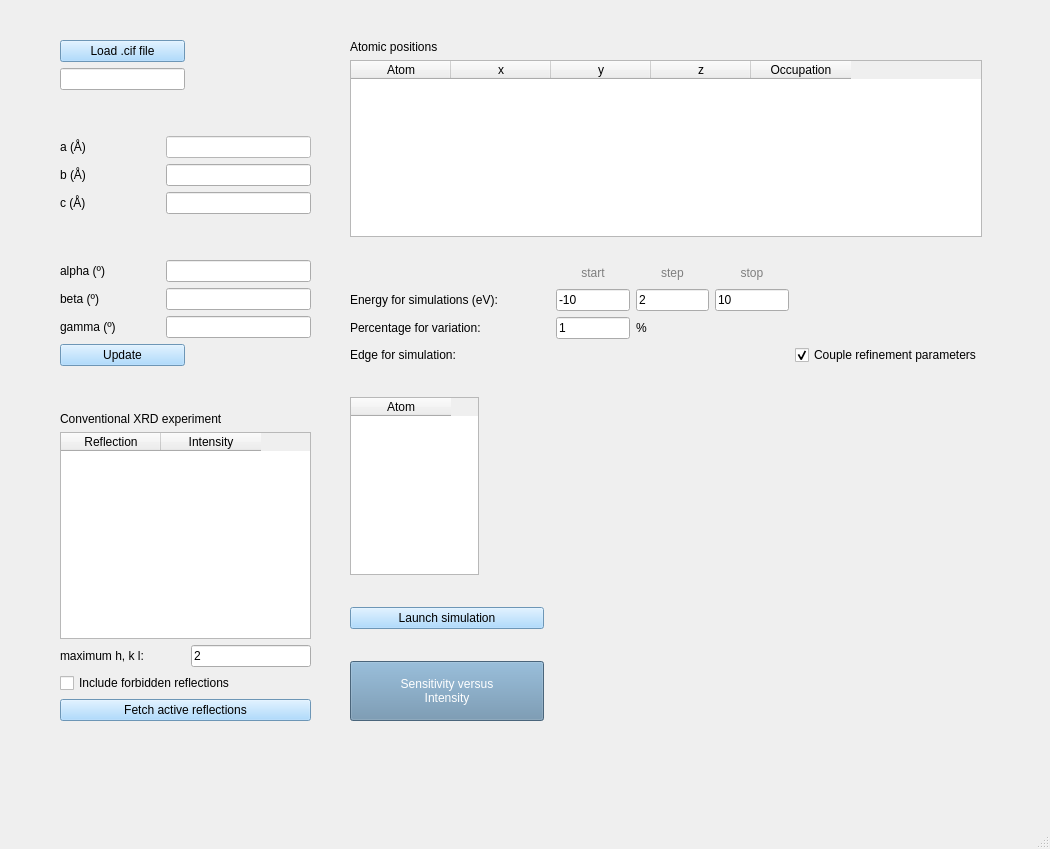
<?xml version="1.0" encoding="UTF-8"?>
<ui version="4.0">
 <class>MainWindow</class>
 <widget class="QMainWindow" name="MainWindow">
  <property name="geometry">
   <rect>
    <x>0</x>
    <y>0</y>
    <width>1050</width>
    <height>849</height>
   </rect>
  </property>
  <property name="windowTitle">
   <string>MainWindow</string>
  </property>
  <property name="styleSheet">
   <string notr="true">font: 9pt &quot;Chivo&quot;;</string>
  </property>
  <widget class="QWidget" name="centralwidget">
   <widget class="QWidget" name="layoutWidget">
    <property name="geometry">
     <rect>
      <x>60</x>
      <y>40</y>
      <width>251</width>
      <height>681</height>
     </rect>
    </property>
    <layout class="QGridLayout" name="gridLayout_2">
     <item row="9" column="0" colspan="3">
      <widget class="QCheckBox" name="forbiddenCheckbox">
       <property name="enabled">
        <bool>true</bool>
       </property>
       <property name="text">
        <string>Include forbidden reflections</string>
       </property>
       <property name="checked">
        <bool>false</bool>
       </property>
      </widget>
     </item>
     <item row="4" column="0">
      <spacer name="horizontalSpacer_10">
       <property name="orientation">
        <enum>Qt::Horizontal</enum>
       </property>
       <property name="sizeHint" stdset="0">
        <size>
         <width>40</width>
         <height>20</height>
        </size>
       </property>
      </spacer>
     </item>
     <item row="1" column="0" colspan="2">
      <widget class="QLineEdit" name="cifnameLine">
       <property name="text">
        <string/>
       </property>
      </widget>
     </item>
     <item row="6" column="0" colspan="3">
      <widget class="QLabel" name="label_8">
       <property name="text">
        <string>Conventional XRD experiment</string>
       </property>
      </widget>
     </item>
     <item row="2" column="0" colspan="3">
      <layout class="QGridLayout" name="gridLayout">
       <item row="3" column="1">
        <widget class="QLineEdit" name="bLine">
         <property name="layoutDirection">
          <enum>Qt::LeftToRight</enum>
         </property>
         <property name="text">
          <string/>
         </property>
        </widget>
       </item>
       <item row="8" column="0">
        <widget class="QLabel" name="label_6">
         <property name="minimumSize">
          <size>
           <width>100</width>
           <height>0</height>
          </size>
         </property>
         <property name="text">
          <string>gamma (º)</string>
         </property>
        </widget>
       </item>
       <item row="2" column="1">
        <widget class="QLineEdit" name="aLine">
         <property name="styleSheet">
          <string notr="true">background-color: rgb(255, 255, 255);</string>
         </property>
         <property name="text">
          <string/>
         </property>
        </widget>
       </item>
       <item row="5" column="1">
        <spacer name="horizontalSpacer">
         <property name="orientation">
          <enum>Qt::Horizontal</enum>
         </property>
         <property name="sizeHint" stdset="0">
          <size>
           <width>40</width>
           <height>20</height>
          </size>
         </property>
        </spacer>
       </item>
       <item row="3" column="0">
        <widget class="QLabel" name="label_2">
         <property name="text">
          <string>b (Å)</string>
         </property>
        </widget>
       </item>
       <item row="2" column="0">
        <widget class="QLabel" name="label">
         <property name="text">
          <string>a (Å)</string>
         </property>
        </widget>
       </item>
       <item row="7" column="1">
        <widget class="QLineEdit" name="betaLine"/>
       </item>
       <item row="4" column="1">
        <widget class="QLineEdit" name="cLine"/>
       </item>
       <item row="0" column="1">
        <spacer name="horizontalSpacer_4">
         <property name="orientation">
          <enum>Qt::Horizontal</enum>
         </property>
         <property name="sizeHint" stdset="0">
          <size>
           <width>40</width>
           <height>20</height>
          </size>
         </property>
        </spacer>
       </item>
       <item row="8" column="1">
        <widget class="QLineEdit" name="gammaLine"/>
       </item>
       <item row="4" column="0">
        <widget class="QLabel" name="label_3">
         <property name="text">
          <string>c (Å)</string>
         </property>
        </widget>
       </item>
       <item row="7" column="0">
        <widget class="QLabel" name="label_5">
         <property name="text">
          <string>beta (º)</string>
         </property>
        </widget>
       </item>
       <item row="5" column="0">
        <spacer name="verticalSpacer">
         <property name="orientation">
          <enum>Qt::Vertical</enum>
         </property>
         <property name="sizeHint" stdset="0">
          <size>
           <width>20</width>
           <height>40</height>
          </size>
         </property>
        </spacer>
       </item>
       <item row="6" column="1">
        <widget class="QLineEdit" name="alphaLine"/>
       </item>
       <item row="6" column="0">
        <widget class="QLabel" name="label_4">
         <property name="text">
          <string>alpha (º)</string>
         </property>
        </widget>
       </item>
       <item row="1" column="1">
        <spacer name="horizontalSpacer_7">
         <property name="orientation">
          <enum>Qt::Horizontal</enum>
         </property>
         <property name="sizeHint" stdset="0">
          <size>
           <width>40</width>
           <height>20</height>
          </size>
         </property>
        </spacer>
       </item>
      </layout>
     </item>
     <item row="3" column="2">
      <spacer name="horizontalSpacer_2">
       <property name="orientation">
        <enum>Qt::Horizontal</enum>
       </property>
       <property name="sizeHint" stdset="0">
        <size>
         <width>40</width>
         <height>20</height>
        </size>
       </property>
      </spacer>
     </item>
     <item row="3" column="0" colspan="2">
      <widget class="QPushButton" name="updateButton">
       <property name="styleSheet">
        <string notr="true">background-color: rgb(152, 210, 255);</string>
       </property>
       <property name="text">
        <string>Update</string>
       </property>
      </widget>
     </item>
     <item row="0" column="0" colspan="2">
      <widget class="QPushButton" name="loadcifButton">
       <property name="styleSheet">
        <string notr="true">background-color: rgb(152, 210, 255);</string>
       </property>
       <property name="text">
        <string>Load .cif file</string>
       </property>
      </widget>
     </item>
     <item row="5" column="0">
      <spacer name="horizontalSpacer_3">
       <property name="orientation">
        <enum>Qt::Horizontal</enum>
       </property>
       <property name="sizeHint" stdset="0">
        <size>
         <width>40</width>
         <height>20</height>
        </size>
       </property>
      </spacer>
     </item>
     <item row="7" column="0" colspan="3">
      <widget class="QTableWidget" name="reflectionTable">
       <property name="enabled">
        <bool>true</bool>
       </property>
       <property name="horizontalScrollBarPolicy">
        <enum>Qt::ScrollBarAlwaysOff</enum>
       </property>
       <column>
        <property name="text">
         <string>Reflection</string>
        </property>
       </column>
       <column>
        <property name="text">
         <string>Intensity</string>
        </property>
       </column>
      </widget>
     </item>
     <item row="10" column="0" colspan="3">
      <widget class="QPushButton" name="fetchreflectionsButton">
       <property name="styleSheet">
        <string notr="true">background-color: rgb(152, 210, 255);</string>
       </property>
       <property name="text">
        <string>Fetch active reflections</string>
       </property>
      </widget>
     </item>
     <item row="8" column="0">
      <widget class="QLabel" name="label_17">
       <property name="text">
        <string>maximum h, k l:</string>
       </property>
      </widget>
     </item>
     <item row="8" column="2">
      <widget class="QLineEdit" name="maxhklLine">
       <property name="text">
        <string>2</string>
       </property>
      </widget>
     </item>
    </layout>
   </widget>
   <widget class="QWidget" name="layoutWidget">
    <property name="geometry">
     <rect>
      <x>350</x>
      <y>40</y>
      <width>632</width>
      <height>681</height>
     </rect>
    </property>
    <layout class="QGridLayout" name="gridLayout_3">
     <item row="5" column="3" rowspan="3" colspan="4">
      <widget class="QLabel" name="label_12">
       <property name="text">
        <string>%</string>
       </property>
      </widget>
     </item>
     <item row="1" column="0" colspan="7">
      <widget class="QTableWidget" name="positionTable">
       <property name="horizontalScrollBarPolicy">
        <enum>Qt::ScrollBarAlwaysOff</enum>
       </property>
       <column>
        <property name="text">
         <string>Atom</string>
        </property>
       </column>
       <column>
        <property name="text">
         <string>x</string>
        </property>
       </column>
       <column>
        <property name="text">
         <string>y</string>
        </property>
       </column>
       <column>
        <property name="text">
         <string>z</string>
        </property>
       </column>
       <column>
        <property name="text">
         <string>Occupation</string>
        </property>
       </column>
      </widget>
     </item>
     <item row="3" column="0">
      <spacer name="horizontalSpacer_13">
       <property name="orientation">
        <enum>Qt::Horizontal</enum>
       </property>
       <property name="sizeHint" stdset="0">
        <size>
         <width>40</width>
         <height>20</height>
        </size>
       </property>
      </spacer>
     </item>
     <item row="4" column="4">
      <widget class="QLineEdit" name="e_endLine">
       <property name="text">
        <string>10</string>
       </property>
      </widget>
     </item>
     <item row="4" column="3">
      <widget class="QLineEdit" name="e_stepLine">
       <property name="text">
        <string>2</string>
       </property>
      </widget>
     </item>
     <item row="4" column="0" colspan="2">
      <widget class="QLabel" name="label_10">
       <property name="minimumSize">
        <size>
         <width>200</width>
         <height>0</height>
        </size>
       </property>
       <property name="text">
        <string>Energy for simulations (eV):</string>
       </property>
      </widget>
     </item>
     <item row="13" column="0">
      <spacer name="horizontalSpacer_9">
       <property name="orientation">
        <enum>Qt::Horizontal</enum>
       </property>
       <property name="sizeHint" stdset="0">
        <size>
         <width>40</width>
         <height>20</height>
        </size>
       </property>
      </spacer>
     </item>
     <item row="4" column="6">
      <spacer name="horizontalSpacer_11">
       <property name="orientation">
        <enum>Qt::Horizontal</enum>
       </property>
       <property name="sizeHint" stdset="0">
        <size>
         <width>40</width>
         <height>20</height>
        </size>
       </property>
      </spacer>
     </item>
     <item row="11" column="0">
      <spacer name="horizontalSpacer_8">
       <property name="orientation">
        <enum>Qt::Horizontal</enum>
       </property>
       <property name="sizeHint" stdset="0">
        <size>
         <width>40</width>
         <height>20</height>
        </size>
       </property>
      </spacer>
     </item>
     <item row="12" column="0">
      <widget class="QPushButton" name="launchButton">
       <property name="styleSheet">
        <string notr="true">background-color: rgb(152, 210, 255);</string>
       </property>
       <property name="text">
        <string>Launch simulation</string>
       </property>
      </widget>
     </item>
     <item row="5" column="2" rowspan="3">
      <widget class="QLineEdit" name="percentLine">
       <property name="text">
        <string>1</string>
       </property>
      </widget>
     </item>
     <item row="3" column="3">
      <widget class="QLabel" name="label_15">
       <property name="styleSheet">
        <string notr="true">color: rgb(126, 126, 126)</string>
       </property>
       <property name="text">
        <string>step</string>
       </property>
       <property name="alignment">
        <set>Qt::AlignCenter</set>
       </property>
      </widget>
     </item>
     <item row="8" column="5" colspan="2">
      <widget class="QCheckBox" name="coupleCheckbox">
       <property name="enabled">
        <bool>true</bool>
       </property>
       <property name="text">
        <string>Couple refinement parameters</string>
       </property>
       <property name="checked">
        <bool>true</bool>
       </property>
      </widget>
     </item>
     <item row="14" column="0">
      <widget class="QPushButton" name="sensitivityButton">
       <property name="minimumSize">
        <size>
         <width>180</width>
         <height>60</height>
        </size>
       </property>
       <property name="styleSheet">
        <string notr="true">background-color: rgb(103, 142, 172);
color: rgb(255, 255, 255);</string>
       </property>
       <property name="text">
        <string>Sensitivity versus 
Intensity</string>
       </property>
      </widget>
     </item>
     <item row="10" column="0">
      <widget class="QTableWidget" name="edgeTable">
       <property name="maximumSize">
        <size>
         <width>129</width>
         <height>16777215</height>
        </size>
       </property>
       <property name="layoutDirection">
        <enum>Qt::LeftToRight</enum>
       </property>
       <property name="horizontalScrollBarPolicy">
        <enum>Qt::ScrollBarAlwaysOff</enum>
       </property>
       <column>
        <property name="text">
         <string>Atom</string>
        </property>
       </column>
      </widget>
     </item>
     <item row="8" column="0" colspan="3">
      <widget class="QLabel" name="label_13">
       <property name="text">
        <string>Edge for simulation:</string>
       </property>
      </widget>
     </item>
     <item row="4" column="5">
      <spacer name="horizontalSpacer_15">
       <property name="orientation">
        <enum>Qt::Horizontal</enum>
       </property>
       <property name="sizeHint" stdset="0">
        <size>
         <width>40</width>
         <height>20</height>
        </size>
       </property>
      </spacer>
     </item>
     <item row="4" column="2">
      <widget class="QLineEdit" name="e_startLine">
       <property name="text">
        <string>-10</string>
       </property>
      </widget>
     </item>
     <item row="3" column="4">
      <widget class="QLabel" name="label_16">
       <property name="styleSheet">
        <string notr="true">color: rgb(126, 126, 126)</string>
       </property>
       <property name="text">
        <string>stop</string>
       </property>
       <property name="alignment">
        <set>Qt::AlignCenter</set>
       </property>
      </widget>
     </item>
     <item row="0" column="0" colspan="3">
      <widget class="QLabel" name="label_9">
       <property name="text">
        <string>Atomic positions</string>
       </property>
      </widget>
     </item>
     <item row="5" column="0" rowspan="3" colspan="2">
      <widget class="QLabel" name="label_11">
       <property name="text">
        <string>Percentage for variation:</string>
       </property>
      </widget>
     </item>
     <item row="2" column="0">
      <spacer name="horizontalSpacer_6">
       <property name="orientation">
        <enum>Qt::Horizontal</enum>
       </property>
       <property name="sizeHint" stdset="0">
        <size>
         <width>40</width>
         <height>20</height>
        </size>
       </property>
      </spacer>
     </item>
     <item row="9" column="0">
      <spacer name="horizontalSpacer_12">
       <property name="orientation">
        <enum>Qt::Horizontal</enum>
       </property>
       <property name="sizeHint" stdset="0">
        <size>
         <width>40</width>
         <height>20</height>
        </size>
       </property>
      </spacer>
     </item>
     <item row="3" column="2">
      <widget class="QLabel" name="label_14">
       <property name="styleSheet">
        <string notr="true">color: rgb(126, 126, 126)</string>
       </property>
       <property name="text">
        <string>start</string>
       </property>
       <property name="alignment">
        <set>Qt::AlignCenter</set>
       </property>
      </widget>
     </item>
     <item row="9" column="3" rowspan="6" colspan="4">
      <layout class="QVBoxLayout" name="graphicLayout">
       <property name="spacing">
        <number>7</number>
       </property>
       <property name="sizeConstraint">
        <enum>QLayout::SetFixedSize</enum>
       </property>
      </layout>
     </item>
    </layout>
   </widget>
  </widget>
  <widget class="QMenuBar" name="menubar">
   <property name="geometry">
    <rect>
     <x>0</x>
     <y>0</y>
     <width>1050</width>
     <height>24</height>
    </rect>
   </property>
  </widget>
  <widget class="QStatusBar" name="statusbar"/>
 </widget>
 <resources/>
 <connections/>
</ui>
